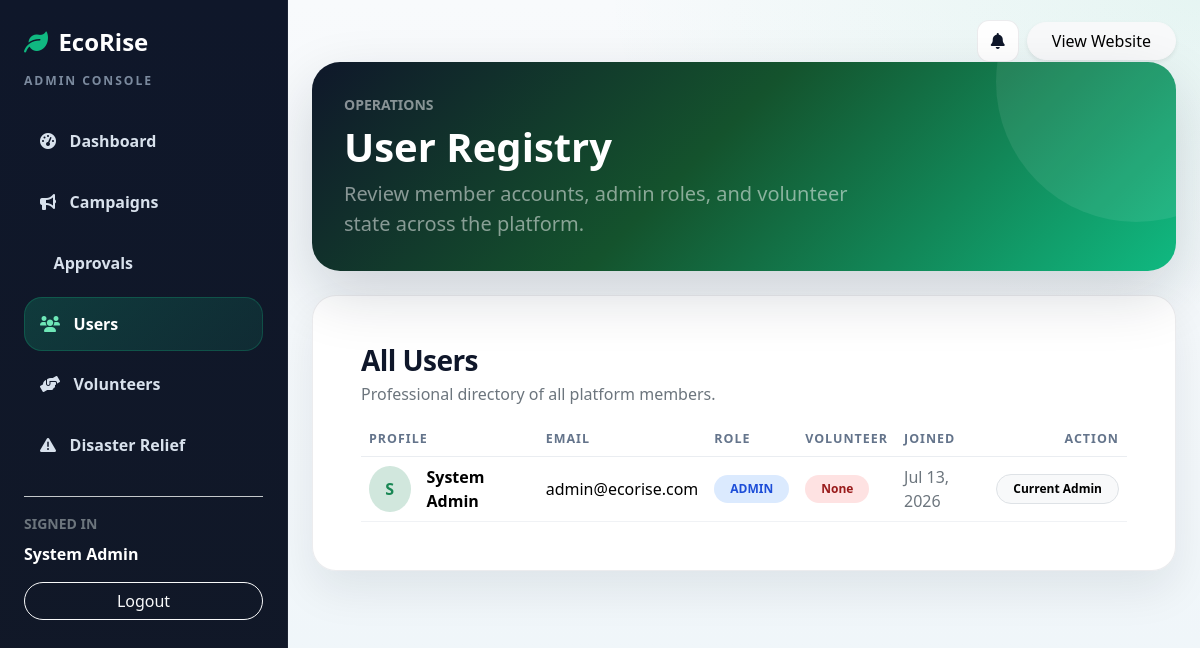
The page /admin/users.php (signed in) on the database its author committed.
### tables this page shows
CREATE TABLE IF NOT EXISTS users (
    id INT AUTO_INCREMENT PRIMARY KEY,
    full_name VARCHAR(100) NOT NULL,
    email VARCHAR(100) UNIQUE NOT NULL,
    password_hash VARCHAR(255) NOT NULL,
    role ENUM('user', 'admin') DEFAULT 'user',
    volunteer_status ENUM('none', 'pending', 'approved', 'rejected') DEFAULT 'none',
    created_at TIMESTAMP DEFAULT CURRENT_TIMESTAMP
);

### admin/users.php (the view, shortened to what this page needs)
<?php
require_once '../config.php';
require_once '_layout.php';
$csrf_token = generate_csrf_token();
$users = $pdo->query('SELECT id, full_name, email, role, volunteer_status, created_at FROM users ORDER BY created_at DESC')->fetchAll(PDO::FETCH_ASSOC);
?>
<section class="admin-card p-4 p-lg-5">
    <div class="d-flex justify-content-between align-items-center mb-3">
        <div>
            <h2 class="admin-section-title h3 mb-1">All Users</h2>
            <p class="text-secondary mb-0">Professional directory of all platform members.</p>
        </div>
    </div>
    <div class="table-responsive">
        <table class="table admin-table align-middle mb-0">
            <thead><tr><th>Profile</th><th>Email</th><th>Role</th><th>Volunteer</th><th>Joined</th><th class="text-end">Action</th></tr></thead>
            <tbody>
                <?php foreach ($users as $user): ?>
                    <tr>
                        <td>
                            <div class="d-flex align-items-center gap-3">
                                <div class="rounded-circle bg-success-subtle text-success fw-bold d-inline-flex align-items-center justify-content-center" style="width:46px;height:46px;"><?php echo admin_e(strtoupper(substr((string) $user['full_name'], 0, 1))); ?></div>
                                <div class="fw-semibold"><?php echo admin_e((string) $user['full_name']); ?></div>
                            </div>
                        </td>
                        <td><?php echo admin_e((string) $user['email']); ?></td>
                        <td><span class="badge <?php echo $user['role'] === 'admin' ? 'badge-soft-info' : 'badge-soft-success'; ?> rounded-pill px-3 py-2"><?php echo admin_e(strtoupper((string) $user['role'])); ?></span></td>
                        <td><span class="badge <?php echo ($user['volunteer_status'] ?? 'none') === 'approved' ? 'badge-soft-success' : (($user['volunteer_status'] ?? 'none') === 'pending' ? 'badge-soft-warning' : 'badge-soft-danger'); ?> rounded-pill px-3 py-2"><?php echo admin_e(ucfirst((string) ($user['volunteer_status'] ?? 'none'))); ?></span></td>
                        <td class="text-secondary"><?php echo admin_e(date('M d, Y', strtotime((string) $user['created_at']))); ?></td>
                        <td class="text-end">
                            <?php if ((int) $user['id'] !== (int) $_SESSION['user_id']): ?>
                                <form action="users.php" method="POST" class="d-inline" onsubmit="return confirm('Delete this user account permanently?');">
                                    <input type="hidden" name="csrf_token" value="<?php echo admin_e($csrf_token); ?>">
                                    <input type="hidden" name="action" value="delete">
                                    <input type="hidden" name="id" value="<?php echo (int) $user['id']; ?>">
                                    <button type="submit" class="btn btn-sm btn-outline-danger rounded-pill">Delete</button>
                                </form>
                            <?php else: ?>
                                <span class="badge text-bg-light border rounded-pill px-3 py-2">Current Admin</span>
                            <?php endif; ?>
                        </td>
                    </tr>
                <?php endforeach; ?>
            </tbody>
        </table>
    </div>
</section>

### admin/_layout.php (style rules this page uses)
:root { --admin-bg: #f4f7fb; --admin-surface: rgba(255,255,255,0.94); --admin-border: rgba(15, 23, 42, 0.08); --admin-sidebar: #0f172a; --admin-text: #0f172a; --admin-muted: #64748b; --admin-green: #10b981; --admin-green-dark: #047857; --admin-warm: #f59e0b; --admin-red: #ef4444; }
body { background: radial-gradient(1000px 520px at top right, rgba(16, 185, 129, 0.08), transparent 60%), linear-gradient(180deg, #f8fafc 0%, #eef5f9 100%); color: var(--admin-text); }
.admin-card { background: var(--admin-surface); border: 1px solid var(--admin-border); border-radius: 24px; box-shadow: 0 20px 44px rgba(15, 23, 42, 0.08); }
.admin-table thead th { font-size: 0.78rem; text-transform: uppercase; letter-spacing: 0.08em; color: var(--admin-muted); border-bottom-color: rgba(148, 163, 184, 0.2); }
.admin-table tbody td { vertical-align: middle; border-color: rgba(148, 163, 184, 0.14); }
.badge-soft-danger { background: #fee2e2; color: #991b1b; }
.badge-soft-info { background: #dbeafe; color: #1d4ed8; }
.admin-section-title { font-weight: 800; letter-spacing: -0.02em; }

### rows shown on the page
users: full_name "S", full_name "System Admin", email "admin@ecorise.com", role "ADMIN", volunteer_status "None", created_at "Jul 13, 2026", shows "Current Admin"

### other values the page prints
admin_e($item['label']) "Dashboard"
admin_e($item['label']) "Campaigns"
admin_e($item['label']) "Approvals"
admin_e($item['label']) "Users"
admin_e($item['label']) "Volunteers"
admin_e($item['label']) "Disaster Relief"
admin_e($_SESSION['user_name'] ?? 'Administrator') "System Admin"
admin_e($heroTitle) "User Registry"
admin_e($heroSubtitle) "Review member accounts, admin roles, and volunteer state across the platform."
